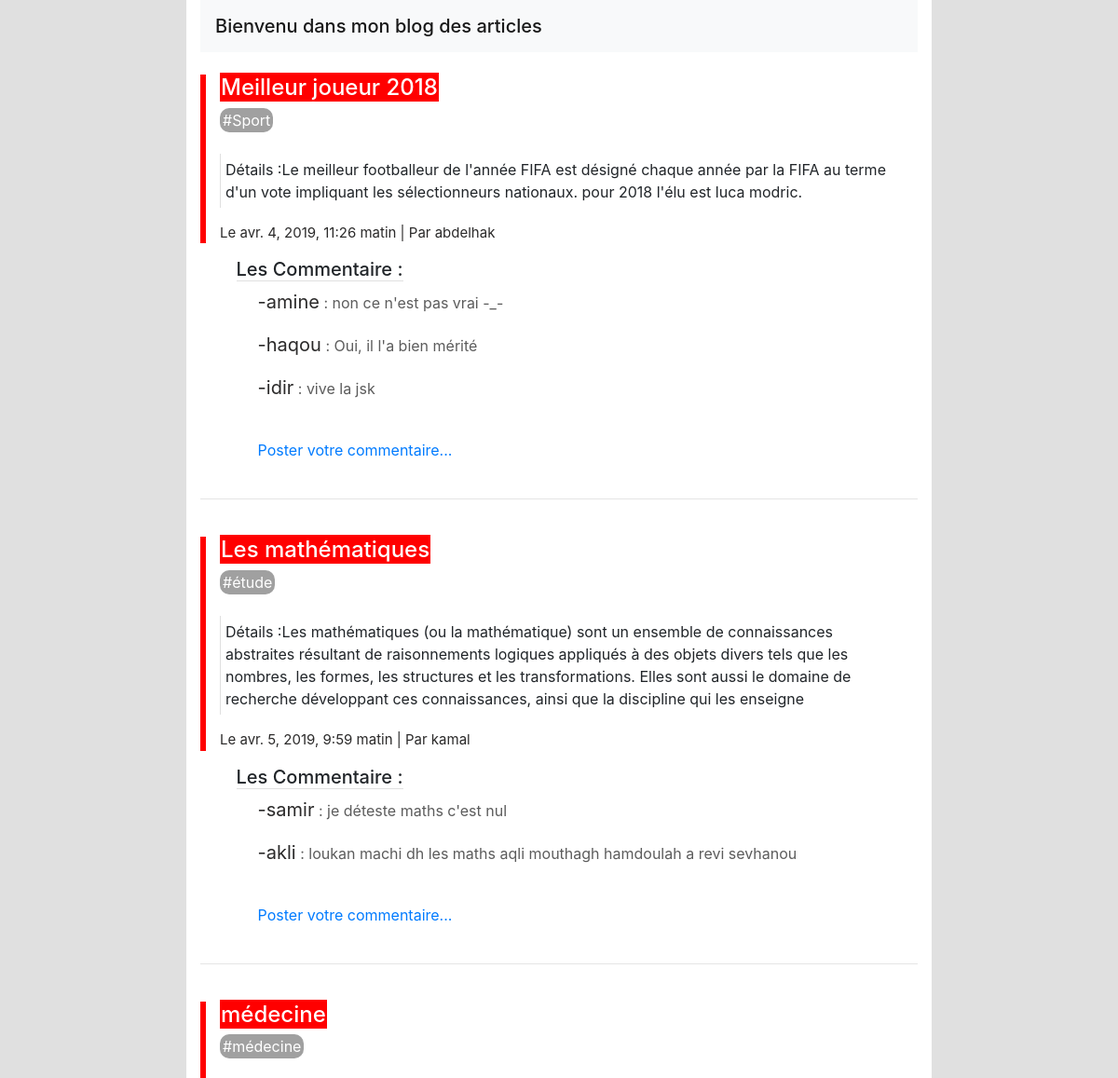
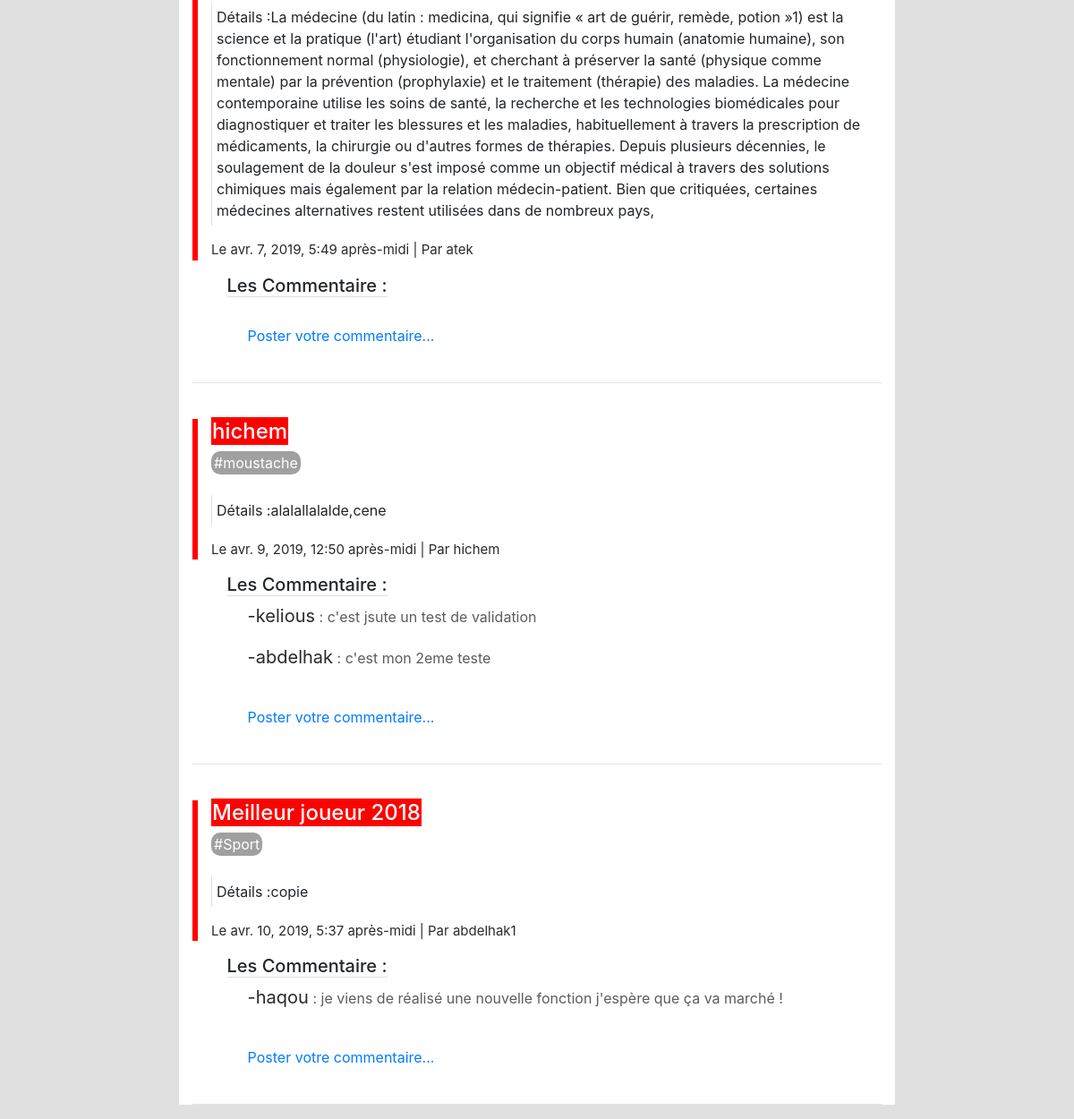
Page /blog/article on the committed database (2 pictures, top to bottom).
### blog/models.py (models this page shows, shortened)
class Article(models.Model):
    titre = models.CharField(max_length=100) # Ne pas être vide
    auteur = models.CharField(max_length=42) # Ne pas être vide
    contenu = models.TextField(null=True)    # Possible qu'il soit vide
    date = models.DateTimeField(default=timezone.now, verbose_name="Date de parution")
    categorie = models.ForeignKey('Categorie', on_delete=models.CASCADE)
    class Meta:
        verbose_name = "article"
        ordering = ['date']

class Categorie (models.Model):
    nom = models.CharField(max_length=42)
    def __str__(self):
        return self.nom

class Commentaire (models.Model):
    pseudo = models.CharField(max_length=100)
    email = models.EmailField()
    contenu = models.TextField(null=True)
    artilce = models.ForeignKey('Article', null= True, on_delete=models.SET_NULL)

### blog/views.py (the view)
# urls.py: path('article',views.afficher, name="article"),
def afficher(request):
    return render(
        request,
        'blog/voir.html',
        {
            'article':Article.objects.all(),
            'categorie':Categorie.objects.all(),
            'commentaire':Commentaire.objects.all()
        }
    )

### blog/templates/blog/voir.html (shortened to what this page needs)
<html>
<head>
<link rel="stylesheet" href="https://stackpath.bootstrapcdn.com/bootstrap/4.3.1/css/bootstrap.min.css">
</head>
<body style="background-color:#E0E0E0">
<div class="container" style="width:800px;background-color:#ffffff">
<nav class="navbar navbar-light bg-light">
  <span class="navbar-brand mb-0 h1">Bienvenu dans mon blog des articles</span>
</nav>
{% for art in article  %}
<br>
<div class="container" style="border-left:6px solid red;">
     <h4><spam style="background-color:red; color:#ffffff ;padding:1px;">{{art.titre}} </spam></h4>
     <spam style="background-color:#A0A0A0;margin-left:%;padding:3px;color:#ffffff;border-radius:10px;">#{{art.categorie}}</spam>
     <br><br>
     <p style="border-left:1px solid #E0E0E0;padding:5px;"> Détails :{{art.contenu}}</p>
     <p style="color:#2B2A2A;font-size: 15px;">Le {{art.date}} | Par {{ art.auteur}}</p>
</div>
     <h5 style="margin-left:5%;"><spam style="border-bottom:1px solid #E0E0E0;">Les Commentaire :</spam></h5>
     <div style="margin-left:8%;color:#5C5C5C">
     {% for com in commentaire%}
       {% if com.artilce_id == art.id %}
         <p><spam style="color:#2B2A2A;font-size: 20px;">-{{com.pseudo}}</spam> : {{com.contenu}} </p>
       {% endif %}
     {% endfor %}
     <br>
     <a href="{% url 'commentaire' art.id %}">Poster votre commentaire... </a>
     </div>
     <br>
     <hr>
{% endfor %}
</div>
</body>
</html>

### rows in the picture
Article: titre "Meilleur joueur 2018", categorie "Sport", contenu "Le meilleur footballeur de l'année FIFA est désigné chaque année par la FIFA au terme d'un vote impliquant les sélectionneurs nationaux. pour 2018 l'élu est luca modric.", date "avr. 4, 2019, 11:26 matin", auteur "abdelhak"
Commentaire: pseudo "amine", contenu "non ce n'est pas vrai -_-"
Commentaire: pseudo "haqou", contenu "Oui, il l'a bien mérité"
Commentaire: pseudo "idir", contenu "vive la jsk"
Article: titre "Les mathématiques", categorie "étude", contenu "Les mathématiques (ou la mathématique) sont un ensemble de connaissances abstraites résultant de raisonnements logiques appliqués à des objets divers tels que les nombres, les formes, les structures et les transformations. Elles sont aussi le domaine de recherche développant ces connaissances, ainsi que la discipline qui les enseigne", date "avr. 5, 2019, 9:59 matin", auteur "kamal"
Commentaire: pseudo "samir", contenu "je déteste maths c'est nul"
Commentaire: pseudo "akli", contenu "loukan machi dh les maths aqli mouthagh hamdoulah a revi sevhanou"
Article: titre "médecine", categorie "médecine", contenu "La médecine (du latin : medicina, qui signifie « art de guérir, remède, potion »1) est la science et la pratique (l'art) étudiant l'organisation du corps humain (anatomie humaine), son fonctionnement normal (physiologie), et cherchant à préserver la santé (physique comme mentale) par la prévention (prophylaxie) et le traitement (thérapie) des maladies. La médecine contemporaine utilise les soins de santé, la recherche et les technologies biomédicales pour diagnostiquer et traiter les blessures et les maladies, habituellement à travers la prescription de médicaments, la chirurgie ou d'autres formes de thérapies. Depuis plusieurs décennies, le soulagement de la douleur s'est imposé comme un…", date "avr. 7, 2019, 5:49 après-midi", auteur "atek"
Article: titre "hichem", categorie "moustache", contenu "alalallalalde,cene", date "avr. 9, 2019, 12:50 après-midi", auteur "hichem"
Commentaire: pseudo "kelious", contenu "c'est jsute un test de validation"
Commentaire: pseudo "abdelhak", contenu "c'est mon 2eme teste"
Article: titre "Meilleur joueur 2018", categorie "Sport", contenu "copie", date "avr. 10, 2019, 5:37 après-midi", auteur "abdelhak1"
Commentaire: pseudo "haqou", contenu "je viens de réalisé une nouvelle fonction j'espère que ça va marché !"
